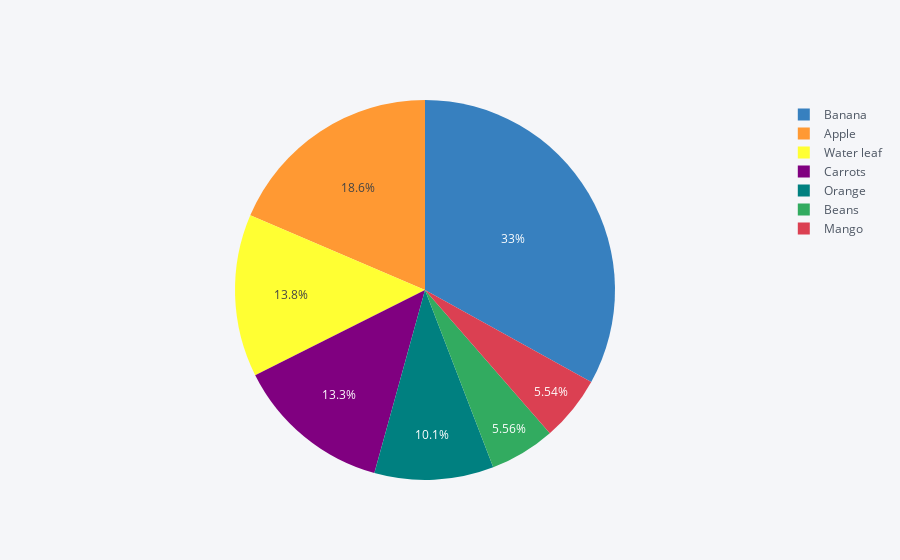

Notebook cell for this chart:
### Code cell
#pie chart
grouped.iplot(kind="pie", labels="Product", values="Amount")

### Figure 1 — Plotly figure (JSON) as saved in the notebook; plotly's stock layout.template omitted (floating-point values rounded to 4 significant figures)
{"data": [{"labels": ["Apple", "Banana", "Beans", "Carrots", "Mango", "Orange", "Water leaf"], "marker": {"colors": ["rgba(255, 153, 51, 1.0)", "rgba(55, 128, 191, 1.0)", "rgba(50, 171, 96, 1.0)", "rgba(128, 0, 128, 1.0)", "rgba(219, 64, 82, 1.0)", "rgba(0, 128, 128, 1.0)", "rgba(255, 255, 51, 1.0)"]}, "name": "", "type": "pie", "values": [191257, 340295, 57281, 136945, 57079, 104438, 142439]}], "layout": {"legend": {"bgcolor": "#F5F6F9", "font": {"color": "#4D5663"}}, "paper_bgcolor": "#F5F6F9", "plot_bgcolor": "#F5F6F9", "titlefont": {"color": "#4D5663"}}}
